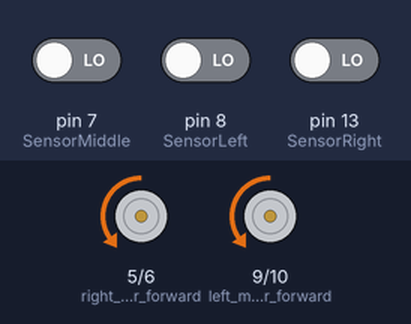
Simulated run of this sketch. Board: Arduino Uno, built with avr-gcc and run on an emulated ATmega328P. Shown: motor-driver pin pairs drawn as motors (green arrow = first pin HIGH = forward, orange = second pin HIGH = backward, longer = more drive). The inputs (shaded band) are chosen by the test bench; at power-on: pin 7 (SensorMiddle) LOW, pin 8 (SensorLeft) LOW, pin 13 (SensorRight) LOW.

Above: at 1.25 s.
1.3 s: pin 7 (SensorMiddle) driven HIGH
2.9 s: pin 8 (SensorLeft) driven HIGH
At 3.05 s:
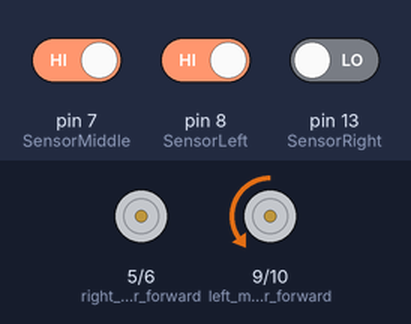
5.9 s: pin 8 (SensorLeft) driven LOW
At 7.1 s:
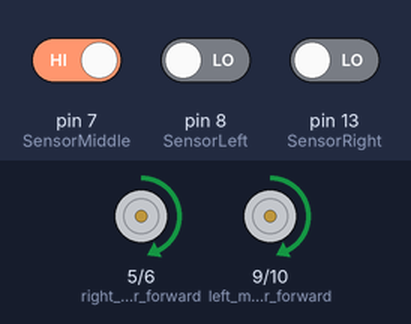
7.4 s: pin 13 (SensorRight) driven HIGH
At 7.55 s:
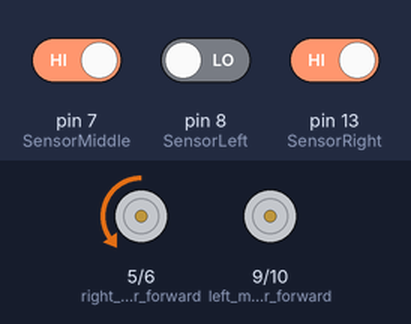
10.4 s: pin 13 (SensorRight) driven LOW
At 10.7 s:
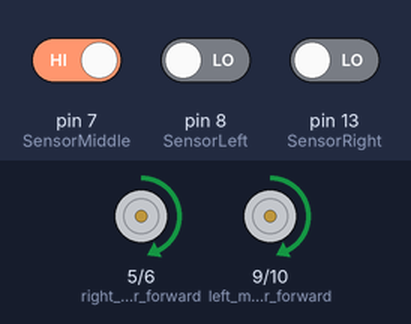
Timing chart, 0 to 12.9 s (numbered marks = the images above; inputs shaded):
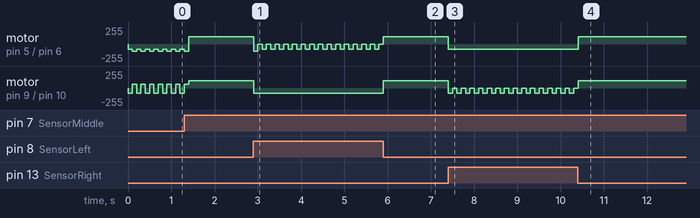

The sketch:

_387_Final.ino
```cpp
int left_motor_back=10; // pin10 will control the left motor to back
int left_motor_forward= 9; // pin 9 will control the left motor to forward
int right_motor_back=6; // pin 6 will control the right motor to back
int right_motor_forward=5; // pin 5 will control the right motor to forward

const int SensorRight = 13; //pin 13 control the infrared sensor on rigth side
const int SensorMiddle = 7; //pin12 control the infrared sensor on middle side
const int SensorLeft= 8; //pin 8 control the infrared sensor on left side

int SL; // set up a variable for those three infared sensor above
int SM;
int SR;

void setup(){
///////////////////////////////////Motor Output///////////////////////////////
pinMode(left_motor_back, OUTPUT);
pinMode(left_motor_forward, OUTPUT);
pinMode(right_motor_back, OUTPUT);
pinMode(right_motor_forward, OUTPUT);
//pinMode(key,INPUT);
//pinMode(led,OUTPUT);
pinMode(SensorRight, INPUT);
pinMode(SensorMiddle, INPUT);
pinMode(SensorLeft, INPUT);
}
//////////////////////////////////Motion of Cart////////////////////////////////
void forward()
{
  analogWrite(right_motor_forward,110);//the right motor move forward, the change of PWM will change the speed of the motor
  analogWrite(right_motor_back,0);
  analogWrite(left_motor_forward,110);// the left motor move forward, the change of PWM will change the speed of the motor
  analogWrite(left_motor_back,0);
}

void brake()
{
  digitalWrite(right_motor_forward,LOW); //set all four pin to LOW in order to breake
  digitalWrite(right_motor_back,LOW);
  digitalWrite(left_motor_forward,LOW);
  digitalWrite(left_motor_back,LOW);
}

void turn()
{
  analogWrite(right_motor_forward,0);
  analogWrite(right_motor_back,110);  //Let the right motor move back and the left motor move forward to make a U-turn
  analogWrite(left_motor_forward,60); // The didfferent PWM value makes one wheel faster than the other
  analogWrite(left_motor_back,0);
}

void adjust()
{
  analogWrite(right_motor_forward,0); //It is used to make a small adjust of the direction depends on the motion of the cart
  analogWrite(right_motor_back,0);
  analogWrite(left_motor_forward,60);
  analogWrite(left_motor_back,0);
}

void left()
{
  digitalWrite(right_motor_forward,LOW); //The right motor stop
  digitalWrite(right_motor_back,LOW);
  analogWrite(left_motor_forward,0);
  analogWrite(left_motor_back,80);//The left motor move backward to make the cart's direction changes to left.
}

//void spin_left()
//{
//  analogWrite(right_motor_forward,110); //It can change the speed of the right motor in setting up the PWM value
//  analogWrite(right_motor_back,0);
//  analogWrite(left_motor_forward,0);
//  analogWrite(left_motor_back,160);//It can change the speed of the left motor in setting up the PWM value
//}

void right()
{
  analogWrite(right_motor_forward,0);
  analogWrite(right_motor_back,80); //back_forward of right motor to turn the direction to right

  digitalWrite(left_motor_forward,LOW);
  digitalWrite(left_motor_back,LOW);//
  }


void back()// moving backward of both motor
{
  analogWrite(right_motor_forward,0);
  analogWrite(right_motor_back,80);//
  analogWrite(left_motor_forward,0);
  analogWrite(left_motor_back,80);//
}


void loop()
{
  ///If there is a signal of the infrared sensor, it will be LOW;
  ///If there is no signal of the infrared sensor, it will be HIGH;
  SR = digitalRead(SensorRight);
  SL = digitalRead(SensorLeft);
  SM = digitalRead(SensorMiddle);
  if (SR ==HIGH && SL == HIGH && SM == HIGH) //No obstacle in front of three infrared sensor
     {forward();
     delay(100);}
  else if(SL ==HIGH && SR ==HIGH && SM == LOW) //One obstacle in front of the middle sensor
      { back();  //back up a little bit in order to have a space to turn
      delay(100);
        turn();
      delay(100);}
  else if (SL ==HIGH && SR == LOW && SM ==HIGH)//One obstacle in front of right sensor
      { back();
      delay(100);
        left(); //turn left
      delay(100);}
  else if (SL ==HIGH && SR == LOW && SM ==LOW) //two obstacle in front of middle and right sensors
      { back();
      delay(100);
        left();
      delay(100);}
  else if (SL ==LOW && SR == HIGH && SM ==HIGH) //one obstacle in front of left sensors
      { back();
      delay(100);
        right();
      delay(100);}
  else if (SL ==LOW && SR == HIGH && SM ==LOW) //two obstacle in left sides
      {back();
      delay(100);
      right();
      delay(100);
      }
  else if (SL ==LOW && SR == LOW && SM ==HIGH)//two obstacle in left side and right side, but the cart can still move forward
      {forward();
      delay(100);
       }
  else if (SL ==LOW && SR == LOW && SM ==LOW)//three obstacle in front of cart, make a U-turn
      {back();
      delay(100);
        turn();
      delay(100);}
        }
//The code above does not include the cooperation between ultrasonic sensor and servo. For further development and more details,
//Please contact the author. The Arduino cart is a power model, so it means that it can have a lot of functions.
```

Measured:
- after the input at 2.9 s, motor on pin 5 (right_motor_forward) / pin 6 (right_motor_back): forward 110/255 → backward 110/255 at once, then repeats every 0.20 s: stopped 0.10 s, backward 80/255 0.10 s; motor on pin 9 (left_motor_forward) / pin 10 (left_motor_back): forward 110/255 → backward 80/255 at once
- after the input at 5.9 s, motor on pin 9 (left_motor_forward) / pin 10 (left_motor_back): backward 80/255 → forward 110/255 at once
- after the input at 7.4 s, motor on pin 5 (right_motor_forward) / pin 6 (right_motor_back): forward 110/255 → backward 80/255 at once; motor on pin 9 (left_motor_forward) / pin 10 (left_motor_back): alternates backward 80/255 for 0.10 s and stopped for 0.10 s, starting at once
- after the input at 10.4 s, motor on pin 5 (right_motor_forward) / pin 6 (right_motor_back): backward 80/255 → forward 110/255 at once
